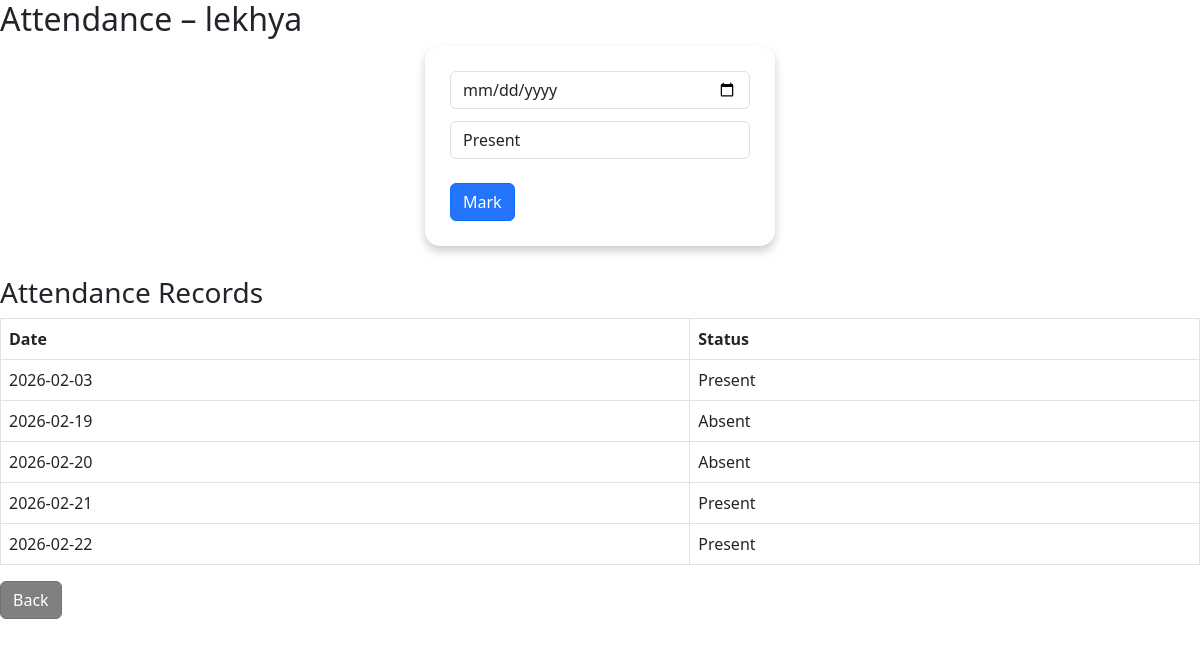
Screenshot of /attendance/2 with the database file from the repository.
### tables this page shows
CREATE TABLE attendance(
    id INTEGER PRIMARY KEY AUTOINCREMENT,
    student_id INTEGER,
    date TEXT,
    status TEXT,
    FOREIGN KEY(student_id) REFERENCES students(id)
);

### app.py (the view, shortened to what this page needs)
@app.route("/attendance/<int:id>", methods=["GET", "POST"])
def attendance(id):
    con = sqlite3.connect("students.db")
    cur = con.cursor()
    cur.execute("SELECT * FROM attendance WHERE student_id=?", (id,))
    records = cur.fetchall()
    cur.execute("SELECT name FROM students WHERE id=?", (id,))
    student = cur.fetchone()
    con.close()
    return render_template("attendance.html", records=records, student=student, sid=id)

### templates/attendance.html (shortened to what this page needs)
<!DOCTYPE html>
<html>
<head>
    <link rel="stylesheet" href="/static/style.css">
    <link rel="stylesheet"
    href="https://cdn.jsdelivr.net/npm/bootstrap@5.3.0/dist/css/bootstrap.min.css">
</head>
<body>
<h2>Attendance – {{ student[0] }}</h2>
<form method="POST" class="form">
    <input class="form-control" type="date" name="date" required>
    <select name="status" class="form-control" style="margin-top:10px;" required>
        <option>Present</option>
    </select>
    <button class="btn btn-primary" type="submit" style="margin-top:12px;">Mark</button>
</form>
<h3 style="margin-top:30px;">Attendance Records</h3>
<table class="table table-bordered">
    <tr>
        <th>Date</th>
        <th>Status</th>
    </tr>
    {% for r in records %}
    <tr>
        <td>{{ r[2] }}</td>
        <td>{{ r[3] }}</td>
    </tr>
    {% endfor %}
</table>
<a class="btn btn-secondary" href="/view">Back</a>
</body>
</html>

### static/style.css (style rules this page uses)
body { font-family: Arial, sans-serif; text-align: center; background: #f2f2f2; margin: 0; padding: 0; }
h1, h2, h3 { font-weight: 700; margin-bottom: 20px; }
.form { width: 350px; background: white; padding: 25px; border-radius: 15px; margin: auto; box-shadow: 0px 5px 10px rgba(0,0,0,0.2); }
.form-control { margin-bottom: 12px; }
table { width: 90%; margin: auto; }
.btn-primary { background-color: #2575fc !important; }
.btn-secondary { background-color: gray !important; }

### rows the page displays
attendance: date "2026-02-03", status "Present"
attendance: date "2026-02-19", status "Absent"
attendance: date "2026-02-20", status "Absent"
attendance: date "2026-02-21", status "Present"
attendance: date "2026-02-22", status "Present"
